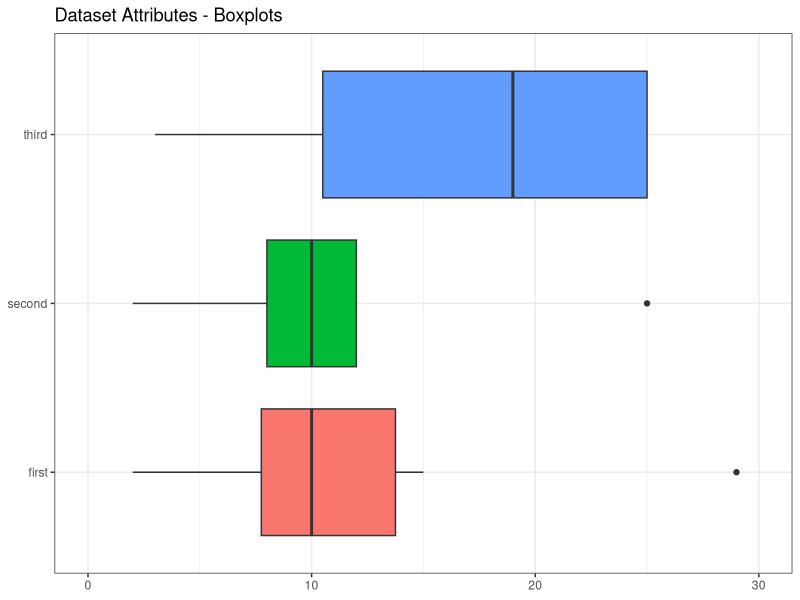

Generate this figure with R: (Note: this script raises an error after producing the figure.)
## ---- chunk 1
library(tidyverse)
library(fpc) 
library(ggplot2)
# install.packages("fpc")
# install.packages("wordcloud")
# install.packages("tm")
# install.packages("Snowball")
## ---- chunk 2
#prepare for the dataset
c1 <- c(2,7,10,15,10,35,67,51,29)
c2 <- c(2,8,10,12,25,32,67,89,91)
c3 <- c(3,25,37,46,13,25,99,76,51)
dataset <- data.frame(first=c1,second=c2,third=c3)
## ---- chunk 3
#show the boxplot of three attribute
dataset %>%
  gather(Attributes, values) %>%
  ggplot(aes(x=reorder(Attributes, values, FUN=median), y=values, fill=Attributes)) +
  geom_boxplot(show.legend=FALSE) +
  labs(title="Dataset Attributes - Boxplots") +
  theme_bw() +
  theme(axis.title.y=element_blank(),
        axis.title.x=element_blank()) +
  ylim(0, 30) +
  coord_flip()
## ---- chunk 4
# Normalization
Norm <- as.data.frame(scale(dataset))
## ---- chunk 5
# Now cluster
set.seed(1234)
cluster_data <- kmeans(Norm, centers=2)
## ---- chunk 6
# Show cluster label
cluster_data$cluster
## ---- chunk 7
# show cluster center,it's already normalized
cluster_data$centers
## ---- chunk 8
# use silhouette coefficient to find the best k
storage <- c()
for (i in 2:5){
  result <- kmeans(Norm,i)
  stats <- cluster.stats(dist(Norm), result$cluster)
  storage <- append(storage,stats$avg.silwidth)
}
## ---- chunk 9
# we find that k=2 the ilhouette coefficient is the best (0.59)
print(storage)
## ---- chunk 10
# now show the picture of k=2，scatter and density picture
ggpairs(cbind(dataset, Cluster=as.factor(cluster_data$cluster)),
        columns=1:3, aes(colour=Cluster, alpha=0.5),
        lower=list(continuous="points"),
        upper=list(continuous="blank"),
        axisLabels="none", switch="both") +
        theme_bw()
